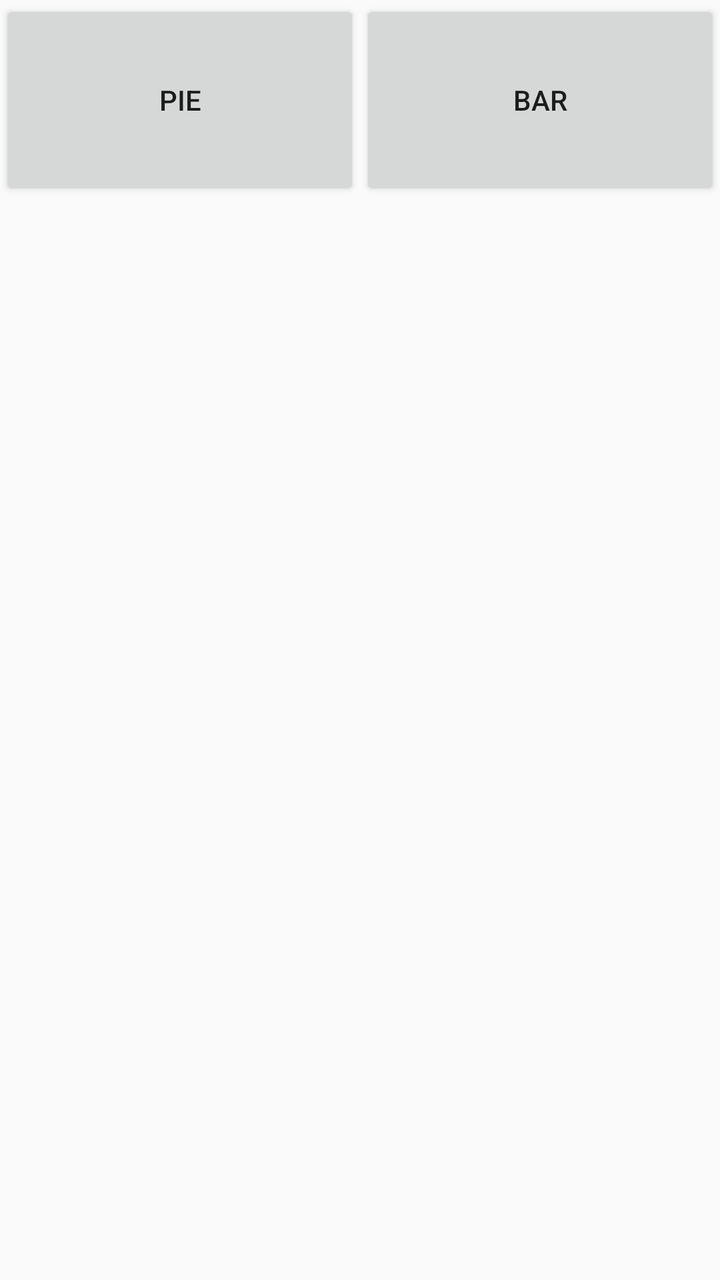
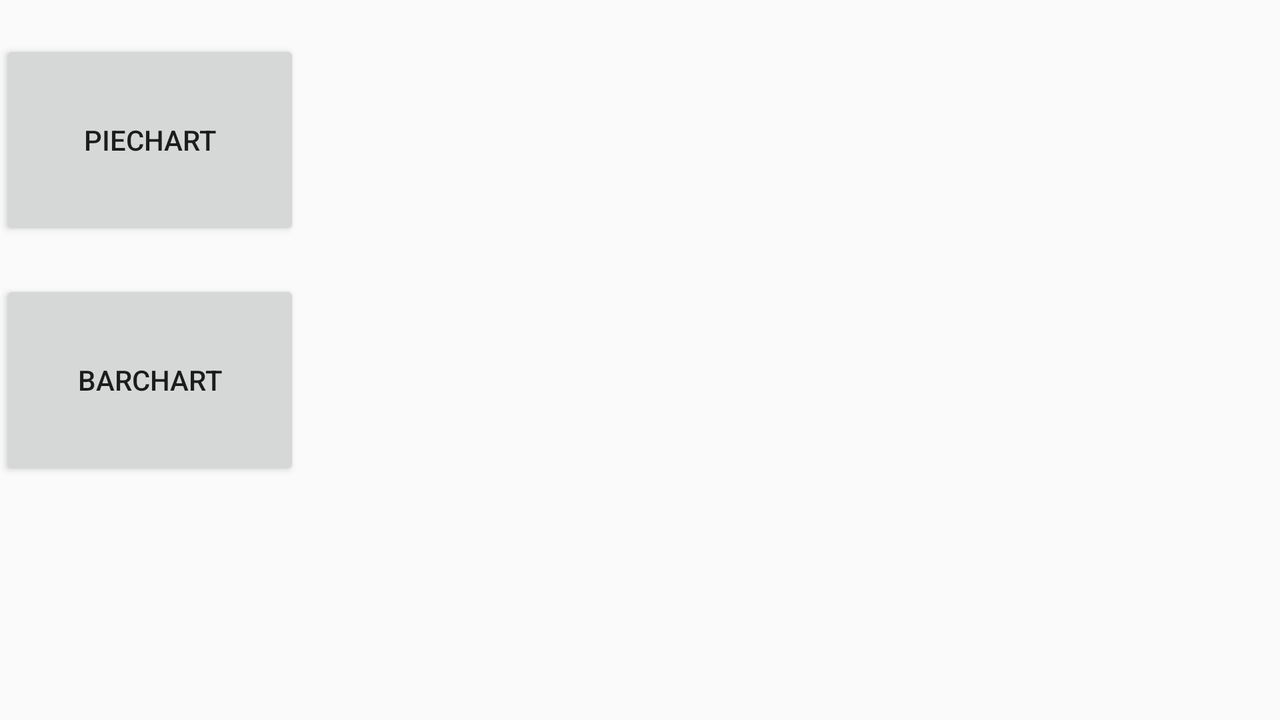

The same Android screen from two of the app's own layout files: first res/layout/ as a phone draws it, then the repository's variant for another configuration, drawn on a device whose configuration selects that folder. Both files follow.
<!-- AndroidManifest.xml: application theme MyMaterialTheme -->
<!-- res/layout/layout_fragment_top5_selection.xml -->
<?xml version="1.0" encoding="utf-8"?>
<LinearLayout xmlns:android="http://schemas.android.com/apk/res/android"
    android:layout_width="match_parent" android:layout_height="match_parent">

    <Button
        android:layout_width="wrap_content"
        android:layout_height="100dp"
        android:text="Pie"
        android:id="@+id/buttonShowPieChart"
        android:layout_weight="1"
        />

    <Button
        android:layout_width="wrap_content"
        android:layout_height="100dp"
        android:text="Bar"
        android:id="@+id/buttonShowBarChart"
        android:layout_weight="1"/>
</LinearLayout>
<!-- resources referenced by this layout -->
<resources>
  <!-- from res/values-v21/ -->
  <style name="MyMaterialTheme" parent="@style/AppTheme">
          <item name="android:windowContentTransitions">true</item>
          <item name="android:windowAllowEnterTransitionOverlap">true</item>
          <item name="android:windowAllowReturnTransitionOverlap">true</item>
          <item name="android:windowSharedElementEnterTransition">@android:transition/move</item>
          <item name="android:windowSharedElementExitTransition">@android:transition/move</item>
      </style>
  <style name="AppTheme" parent="Theme.AppCompat.Light.DarkActionBar">
          
          <item name="colorPrimary">@color/colorPrimary</item>
          <item name="colorPrimaryDark">@color/colorPrimaryDark</item>
          <item name="colorAccent">@color/colorAccent</item>
      </style>
  <color name="colorPrimary">#3F51B5</color>
  <color name="colorPrimaryDark">#303F9F</color>
  <color name="colorAccent">#FF4081</color>
</resources>
<!-- res/layout-land/layout_fragment_top5_selection.xml (the repository's variant of the layout above) -->
<!-- drawn on the phone turned sideways -->
<?xml version="1.0" encoding="utf-8"?>
<RelativeLayout xmlns:android="http://schemas.android.com/apk/res/android"
    android:layout_width="match_parent"
    android:layout_height="match_parent"
    android:orientation="horizontal">

    <Button
        android:layout_marginTop="20dp"
        android:layout_marginBottom="20dp"
        android:layout_width="150dp"
        android:layout_height="100dp"
        android:text="PieChart"
        android:id="@+id/buttonShowPieChart"
        android:layout_alignParentTop="true" />

    <Button
        android:layout_width="150dp"
        android:layout_height="100dp"
        android:text="BarChart"
        android:id="@+id/buttonShowBarChart"
        android:layout_below="@id/buttonShowPieChart"
        />
</RelativeLayout>
